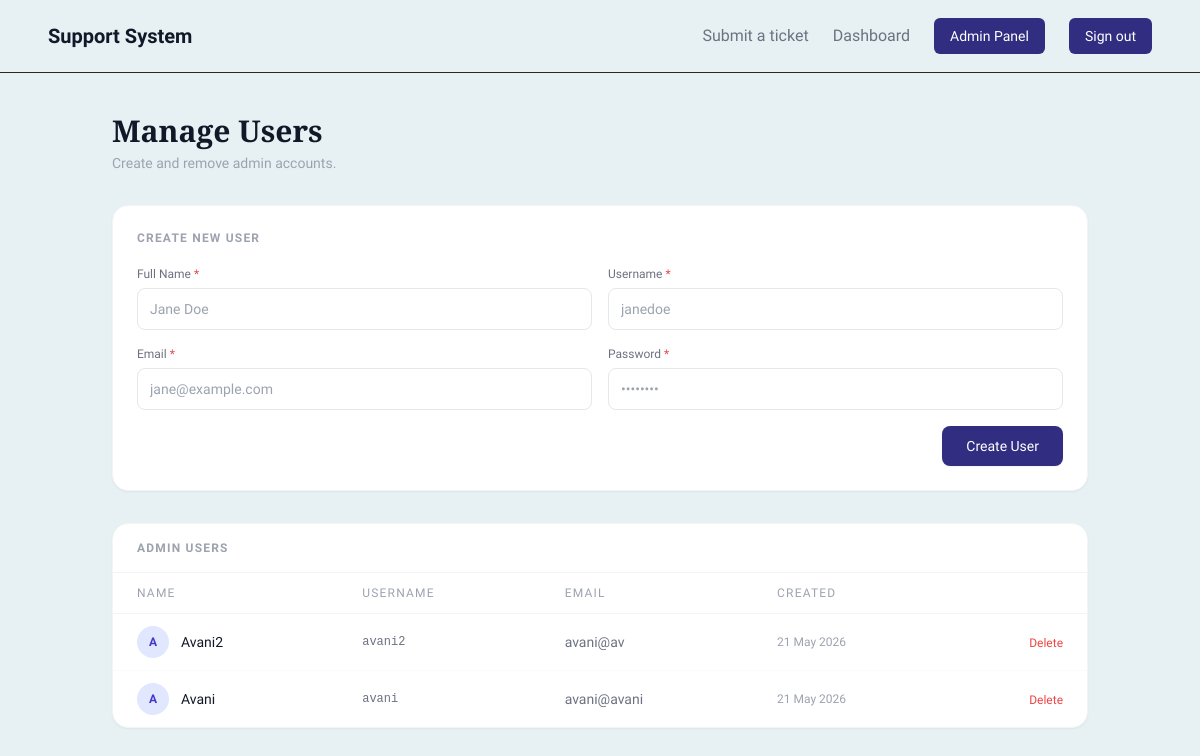
/admin/users (signed in), run on an earlier commit of the app's database.
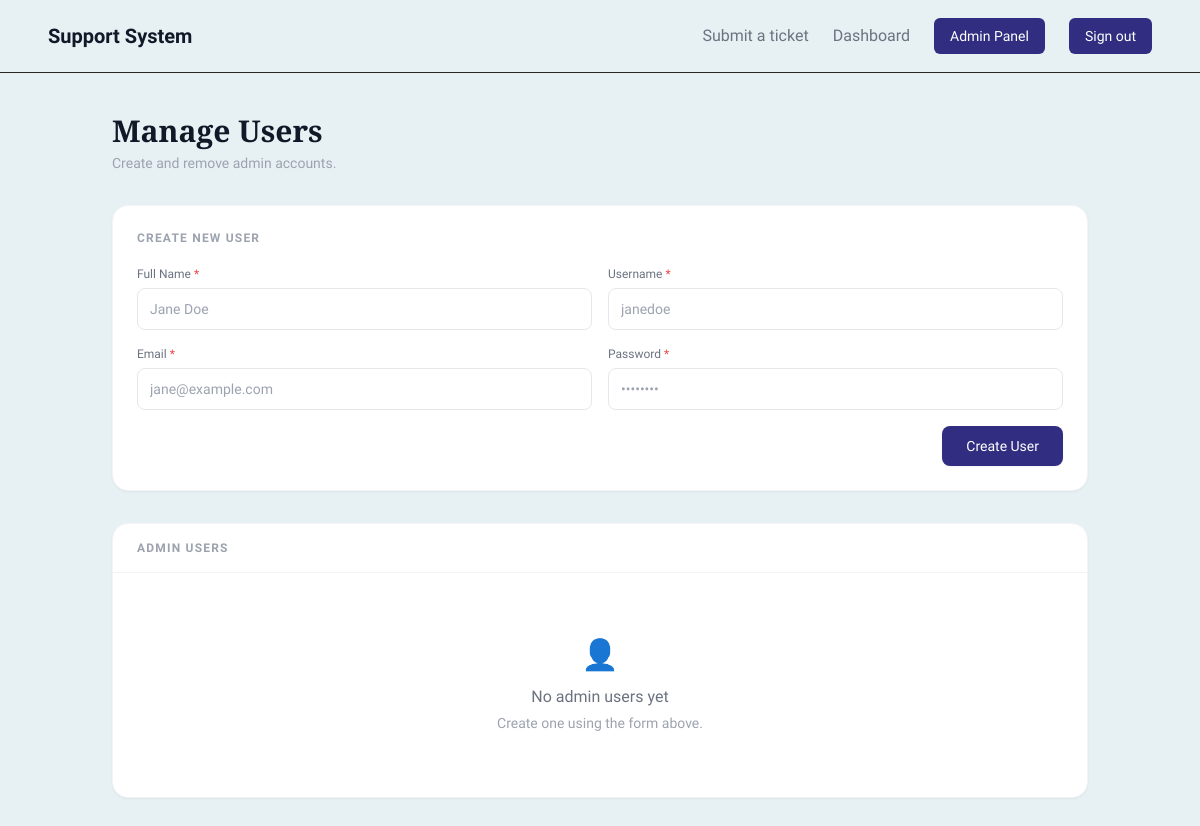
And on a later commit of the database.
### models/user.py (models this page shows)
class User(db.Model, UserMixin):
    __tablename__ = 'users'
    id = db.Column(db.Integer, primary_key=True)
    name = db.Column(db.String(100), nullable=False)
    username = db.Column(db.String(80), unique=True, nullable=False)
    email = db.Column(db.String(120), unique=True, nullable=False)
    password_hash = db.Column(db.String(200), nullable=False)
    is_superadmin = db.Column(db.Boolean, default=False)
    created_at = db.Column(db.DateTime, default=datetime.utcnow)
    is_active = db.Column(db.Boolean, default=True, nullable=False)

### routes/admin.py (the view)
@admin_bp.route('/users')
@login_required
@superadmin_required
def users():
    all_users = User.query.filter_by(is_superadmin=False, is_active=True).order_by(User.created_at.desc()).all()
    return render_template('admin/users.html', users=all_users)

### app.py (called while the page is built)
@app.after_request
def add_no_cache(response):
    response.headers['Cache-Control'] = 'no-cache, no-store, must-revalidate'
    response.headers['Pragma'] = 'no-cache'
    response.headers['Expires'] = '0'
    return response

### routes/admin.py (called while the page is built)
def superadmin_required(f):
    from functools import wraps
    @wraps(f)
    def decorated(*args, **kwargs):
        if not current_user.is_authenticated or not current_user.is_superadmin:
            abort(403)
        return f(*args, **kwargs)
    return decorated

### templates/admin/users.html (shortened to what this page needs)
{% extends "base.html" %}
{% block content %}
<div class="max-w-5xl mx-auto px-6 py-10">
  <div class="mb-8">
    <h1 class="text-3xl font-bold text-gray-900" style="font-family: 'Playfair Display', serif;">Manage Users</h1>
    <p class="text-sm text-gray-400 mt-1">Create and remove admin accounts.</p>
  </div>
  <div class="bg-white rounded-2xl border border-gray-100 shadow-sm p-6 mb-8">
    <h2 class="text-xs font-semibold uppercase tracking-widest text-gray-400 mb-5">Create New User</h2>
    <form method="POST" action="{{ url_for('admin.create_user') }}">
      <div class="grid grid-cols-1 sm:grid-cols-2 gap-4 mb-4">
        <div>
          <label class="block text-xs font-medium text-gray-500 mb-1.5">Full Name <span class="text-red-500">*</span></label>
          <input type="text" name="name" required placeholder="Jane Doe"
                 class="w-full rounded-lg border border-gray-200 px-3 py-2.5 text-sm text-gray-900 placeholder-gray-400
                        focus:outline-none focus:ring-2 focus:ring-indigo-500 transition">
        </div>
        <div>
          <label class="block text-xs font-medium text-gray-500 mb-1.5">Username <span class="text-red-500">*</span></label>
          <input type="text" name="username" required placeholder="janedoe"
                 class="w-full rounded-lg border border-gray-200 px-3 py-2.5 text-sm text-gray-900 placeholder-gray-400
                        focus:outline-none focus:ring-2 focus:ring-indigo-500 transition">
        </div>
        <div>
          <label class="block text-xs font-medium text-gray-500 mb-1.5">Email <span class="text-red-500">*</span></label>
          <input type="email" name="email" required placeholder="jane@example.com"
                 class="w-full rounded-lg border border-gray-200 px-3 py-2.5 text-sm text-gray-900 placeholder-gray-400
                        focus:outline-none focus:ring-2 focus:ring-indigo-500 transition">
        </div>
        <div>
          <label class="block text-xs font-medium text-gray-500 mb-1.5">Password <span class="text-red-500">*</span></label>
          <input type="password" name="password" required placeholder="••••••••"
                 class="w-full rounded-lg border border-gray-200 px-3 py-2.5 text-sm text-gray-900 placeholder-gray-400
                        focus:outline-none focus:ring-2 focus:ring-indigo-500 transition">
        </div>
      </div>
      <div class="flex justify-end">
        <button type="submit"
                class="bg-indigo-900 hover:bg-indigo-700 text-white text-sm font-medium px-6 py-2.5 rounded-lg transition shadow-sm">
          Create User
        </button>
      </div>
    </form>
  </div>
  <div class="bg-white rounded-2xl border border-gray-100 shadow-sm overflow-hidden">
    <div class="px-6 py-4 border-b border-gray-100">
      <h2 class="text-xs font-semibold uppercase tracking-widest text-gray-400">Admin Users</h2>
    </div>
    {% if users %}
    <table class="w-full text-sm">
      <thead>
        <tr class="border-b border-gray-100 text-xs text-gray-400 uppercase tracking-widest">
          <th class="text-left px-6 py-3 font-medium">Name</th>
          <th class="text-left px-6 py-3 font-medium">Username</th>
          <th class="text-left px-6 py-3 font-medium">Email</th>
          <th class="text-left px-6 py-3 font-medium">Created</th>
          <th class="px-6 py-3"></th>
        </tr>
      </thead>
      <tbody class="divide-y divide-gray-50">
        {% for user in users %}
        <tr class="hover:bg-gray-50 transition">
          <td class="px-6 py-3 font-medium text-gray-900">
            <div class="flex items-center gap-3">
              <div class="w-8 h-8 rounded-full bg-indigo-100 flex items-center justify-center text-xs font-bold text-indigo-700">
                {{ user.name[0].upper() }}
              </div>
              {{ user.name }}
            </div>
          </td>
          <td class="px-6 py-3 text-gray-500 font-mono text-xs">{{ user.username }}</td>
          <td class="px-6 py-3 text-gray-500">{{ user.email }}</td>
          <td class="px-6 py-3 text-gray-400 text-xs">{{ user.created_at.strftime('%d %b %Y') }}</td>
          <td class="px-6 py-3 text-right">
            <form method="POST" action="{{ url_for('admin.delete_user', user_id=user.id) }}"
                  onsubmit="return confirm('Delete {{ user.name }}? This cannot be undone.')">
              <button type="submit"
                      class="text-xs text-red-500 hover:text-red-700 font-medium transition">
                Delete
              </button>
            </form>
          </td>
        </tr>
        {% endfor %}
      </tbody>
    </table>
    {% else %}
    <div class="text-center py-16 text-gray-400">
      <p class="text-3xl mb-3">👤</p>
      <p class="font-medium text-gray-500">No admin users yet</p>
      <p class="text-sm mt-1">Create one using the form above.</p>
    </div>
    {% endif %}
  </div>
</div>
{% endblock %}

### templates/base.html (shortened to what this page needs)
<!DOCTYPE html>
<html lang="en">
<head>
  <script src="https://cdn.tailwindcss.com"></script>
</head>
<body class="font-sans text-gray-900 min-h-screen">
  <nav class="bg-[#e7f1f3] border-b border-[#2B2822] px-12 py-[18px] flex items-center justify-between">
    <a href="{{ url_for('public.submit') }}" class="font-sans font-semibold text-xl text-gray-900">
      Support System
    </a>
    <div class="flex items-center gap-6">
      <a href="{{ url_for('public.submit') }}"
         class="text-base text-gray-500 hover:text-gray-900 hover:underline transition">
        Submit a ticket
      </a>
      {% if current_user.is_authenticated %}
        <a href="{{ url_for('tickets.dashboard') }}"
           class="text-base text-gray-500 hover:text-gray-900 hover:underline transition">
          Dashboard
        </a>
        {% if current_user.is_superadmin %}
          <a href="{{ url_for('admin.panel') }}"
             class="text-sm bg-indigo-900 text-white px-4 py-2 rounded-md hover:bg-indigo-700 transition">
            Admin Panel
          </a>
        {% endif %}
        <a href="{{ url_for('auth.logout') }}"
           class="text-sm bg-indigo-900 text-white px-4 py-2 rounded-md hover:bg-indigo-700 transition">
          Sign out
        </a>
      {% else %}
        <a href="{{ url_for('auth.login') }}"
           class="text-sm bg-indigo-900 text-white px-4 py-2 rounded-md hover:bg-indigo-700 transition">
          Login
        </a>
      {% endif %}
    </div>
  </nav>
  {% block content %}{% endblock %}
</body>
</html>

### templates/base.html (style rules this page uses)
body { background: #e7f1f3; }

What changed in the data, as far as the page shows it:
removed User: name "A", name "Avani2", username "avani2", email "avani@av", created_at "21 May 2026"
removed User: name "A", name "Avani", username "avani", email "avani@avani", created_at "21 May 2026"
Also different on the page:
text no longer shown: "NAME USERNAME EMAIL CREATED"
text now shown: "👤 No admin users yet Create one using the form above."
